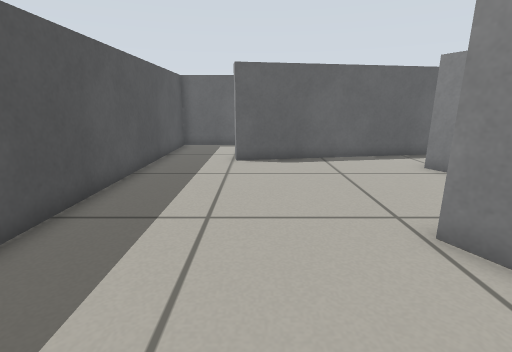
[1] (above)

21 first-person views from a walk through a Gazebo world. The camera is 0.57 m above the floor, tilts 14° down and sees 85° across. The floor is counted in squares, 0.25 m on a side. Each view is taken from the middle of a square. On the plan, view 1 faces up. The plan holds only what a view shows up to about 17 squares ahead; the rest is blank.

[2]
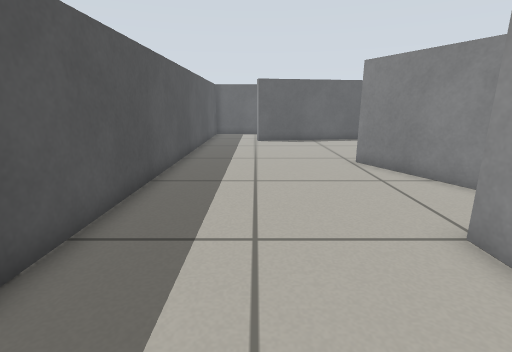

[3]
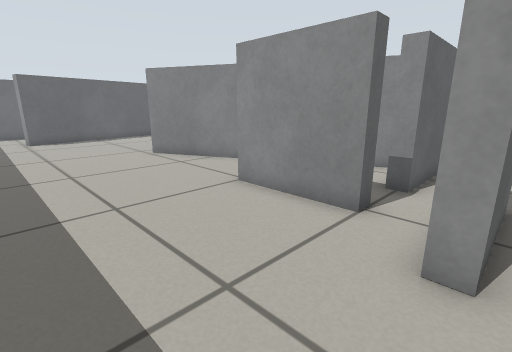

[4]
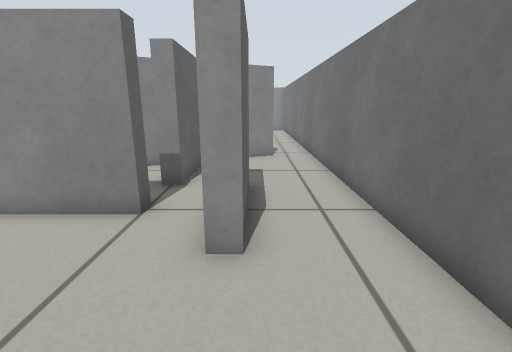

[5]
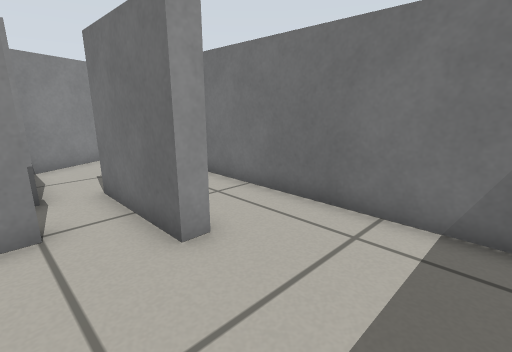

[6]
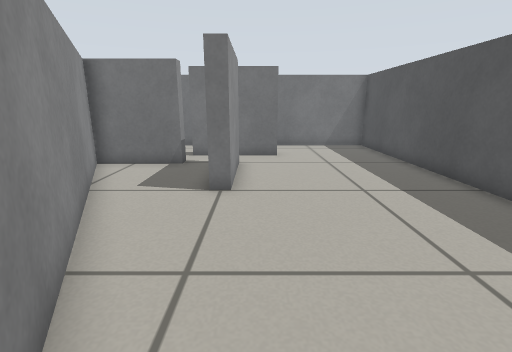

[7]
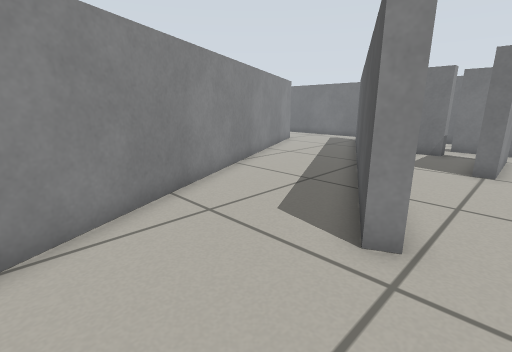

[8]
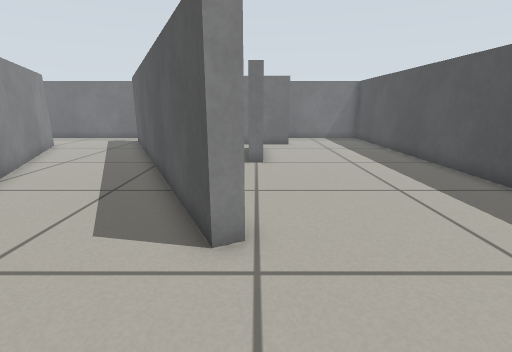

[9]
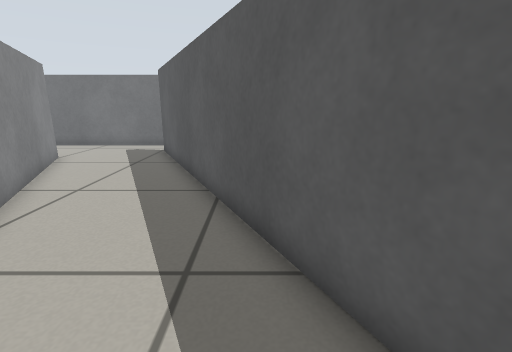

[10]
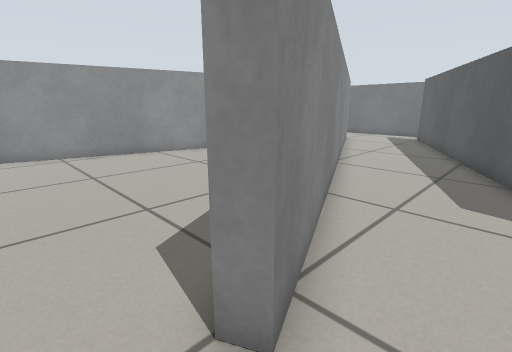

[11]
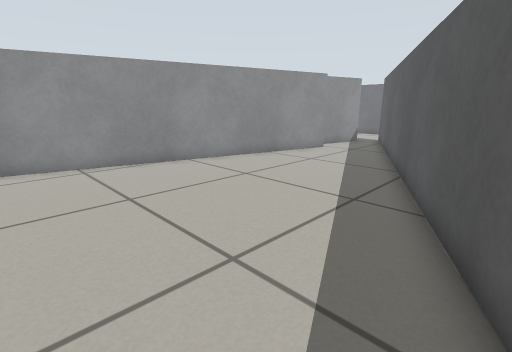

[12]
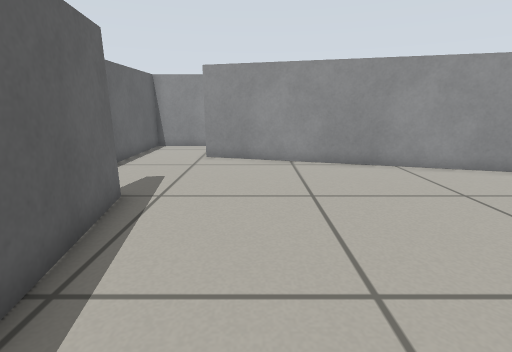

[13]
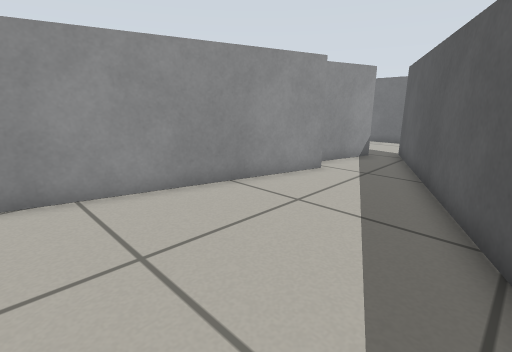

[14]
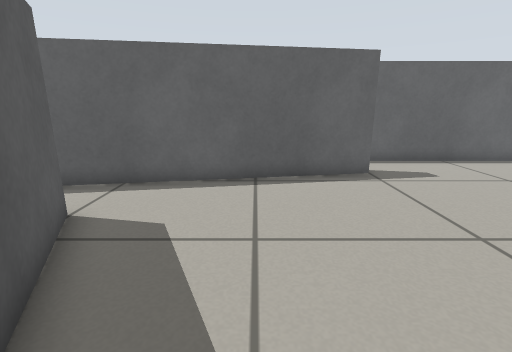

[15]
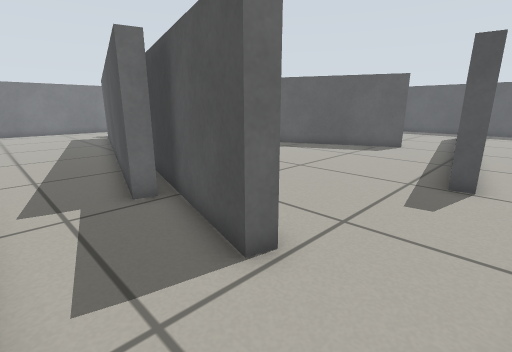

[16]
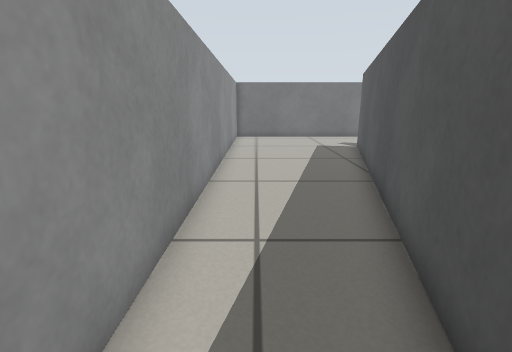

[17]
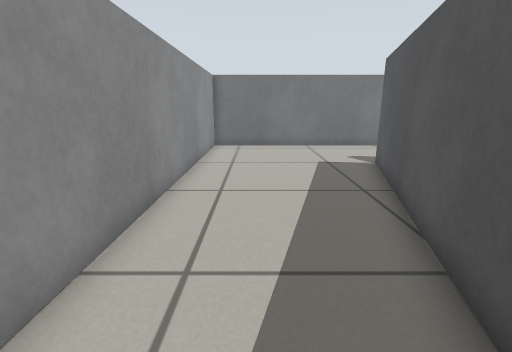

[18]
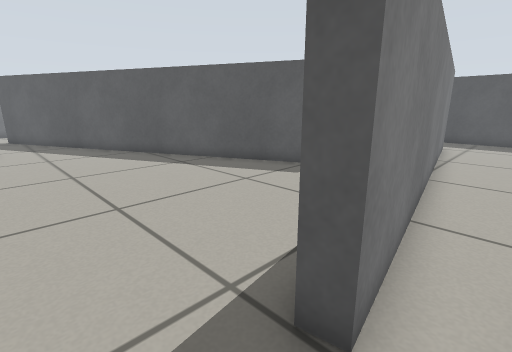

[19]
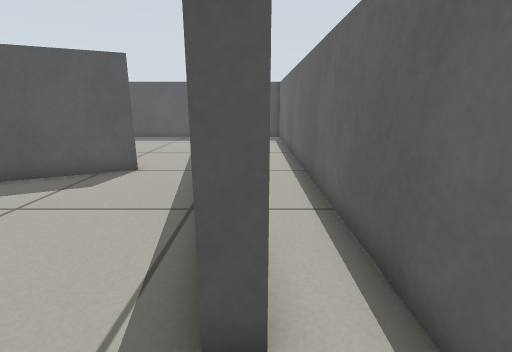

[20]
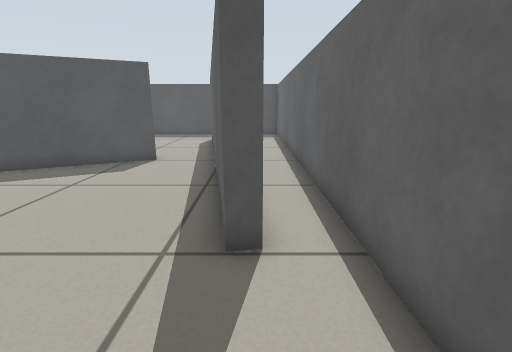

[21]
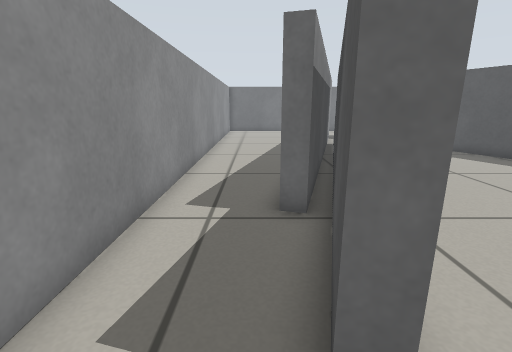

### Floor plan
Points are (right, up) in squares from view 1. A wall is a line through its corners. A room is listed if a view was taken in it or the views show most of it. See-through windows are left out.
Room 1 (views 1, 2, 5, 6, 7, 8, 9, 10)
walls: (8.7, 5.7) (6.4, 10.4); (3.4, -6.5) (2.7, -6.5) (2.7, -2.5) (3.4, -2.5); (5, -6.8) (5, -6.2) (8.5, -6.2) (3.2, 4.5) (3.7, 4.8) (4.7, 2.8); (1, -8.2) (5, -8.2); (6.3, 13.1) (-0.8, 11.9) (-0.9, 12.5); (-4.3, 13.6) (-4.3, -7.4)
ways out: opening at (-1.5, -8.5) to room 2; opening at (6, 11.5) to room 3; opening at (7, 4) to room 5; opening at (-2, 12.5) to room 6
Room 2 (views 3, 4)
walls: (5, -8.8) (1, -8.8) (1, -8.2); (8.1, -6.8) (5, -6.8); (10.3, -9.8) (9, -7.1); (-4.3, -7.4) (-4.3, -11.7) (10.6, -11.7)
ways out: opening at (-1.5, -8.5) to room 1; opening at (10, -11) to room 5
Room 3 (views 11, 12, 13, 14, 18, 19, 20)
walls: (11.6, 14.6) (14.8, 15.1) (14.9, 14.5) (6.3, 13.1); (6.4, 10.4) (6.9, 10.6) (14.8, -5.8); (16.6, -2.2) (20.8, 13.3); (20.5, 16.8) (11.6, 16.8); (16.5, -6.2) (20.9, 9.3)
ways out: opening at (6, 11.5) to room 1; opening at (21, 15) to room 4; opening at (16, -6) to room 5; opening at (12, 16) to room 6
Room 4 (views 15, 16, 17, 21)
walls: (20.9, 9.3) (21.5, 9.1) (17.1, -6.3); (17.5, -11.7) (24.5, -11.7) (24.5, 16.8) (20.5, 16.8); (20.8, 13.3) (21.4, 13.1) (18.6, 2.8)
ways out: opening at (21, 15) to room 3; opening at (17, -9) to room 5
Room 5 (no view inside)
walls: (14.8, -5.8) (15.6, -7.4); (15.1, -7.7) (8.7, 5.7); (10.6, -11.7) (17.5, -11.7); (4.7, 2.8) (10.8, -9.6)
ways out: opening at (7, 4) to room 1; opening at (10, -11) to room 2; opening at (16, -6) to room 3; opening at (17, -9) to room 4
Room 6 (no view inside)
walls: (-0.9, 12.5) (11.6, 14.6); (11.6, 16.8) (-4.3, 16.8) (-4.3, 13.6)
ways out: opening at (-2, 12.5) to room 1; opening at (12, 16) to room 3

Positions as (right, up) in squares from view 1, and headings:
1: (0, 0), facing up
2: (-1, -7), facing up
3: (-3, -9), facing up-right
4: (-3, -9), facing right
5: (-3, -6), facing down-right
6: (2, 5), facing down
7: (2, 9), facing down-right
8: (3, 9), facing down
9: (6, 5), facing down
10: (5, 12), facing down-right
11: (8, 12), facing down-right
12: (8, 11), facing right
13: (11, 7), facing down-right
14: (11, 5), facing up
15: (24, 16), facing down-left
16: (23, 10), facing down
17: (22, 5), facing down
18: (17, 16), facing down-left
19: (17, 15), facing left
20: (19, 15), facing left
21: (22, 15), facing down
